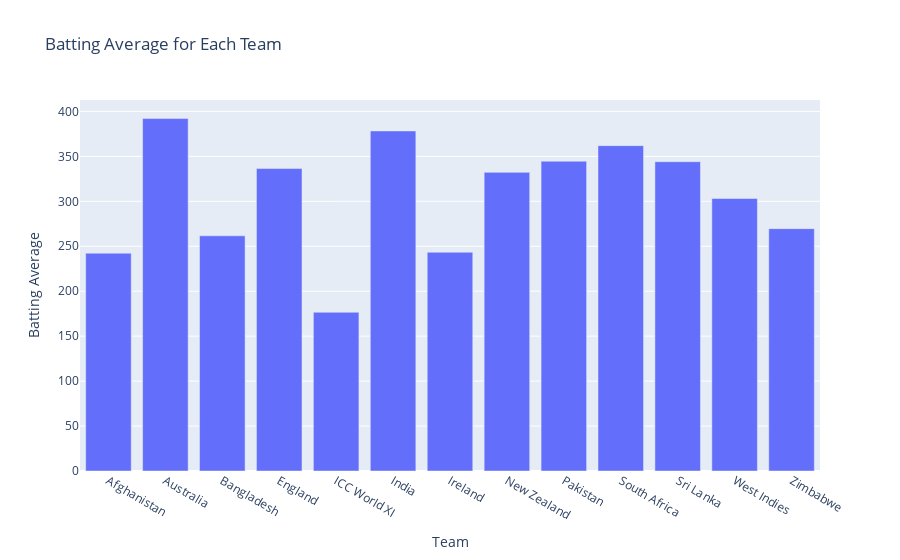

Write notebook code for a chart like this one.
### Code cell
# Calculate the batting average for each team
batting_avg_df = df_batting.groupby('Team').agg(
    TotalRuns=('RunsDescending', 'sum'),
    TotalOuts=('Not Out', lambda x: (x == 0).sum())
)

batting_avg_df['BattingAverage'] = 11*batting_avg_df['TotalRuns'] / batting_avg_df['TotalOuts']

# Plotting with Plotly
fig = px.bar(batting_avg_df, x=batting_avg_df.index, y='BattingAverage',
             labels={'BattingAverage': 'Batting Average'},
             title='Batting Average for Each Team')

fig.show()

### Figure 1 — Plotly figure (JSON) as saved in the notebook; plotly's stock layout.template omitted (floating-point values rounded to 4 significant figures)
{"data": [{"alignmentgroup": "True", "hovertemplate": "Team=%{x}<br>Batting Average=%{y}<extra></extra>", "legendgroup": "", "marker": {"color": "#636efa", "pattern": {"shape": ""}}, "name": "", "offsetgroup": "", "orientation": "v", "showlegend": false, "textposition": "auto", "type": "bar", "x": ["Afghanistan", "Australia", "Bangladesh", "England", "ICC World XI", "India", "Ireland", "New Zealand", "Pakistan", "South Africa", "Sri Lanka", "West Indies", "Zimbabwe"], "xaxis": "x", "y": [242.3, 392.1, 261.6, 336.4, 176.6, 378.3, 243.3, 332.2, 344.6, 361.9, 344.0, 303.1, 269.6], "yaxis": "y"}], "layout": {"barmode": "relative", "legend": {"tracegroupgap": 0}, "title": {"text": "Batting Average for Each Team"}, "xaxis": {"anchor": "y", "domain": [0, 1], "title": {"text": "Team"}}, "yaxis": {"anchor": "x", "domain": [0, 1], "title": {"text": "Batting Average"}}}}
